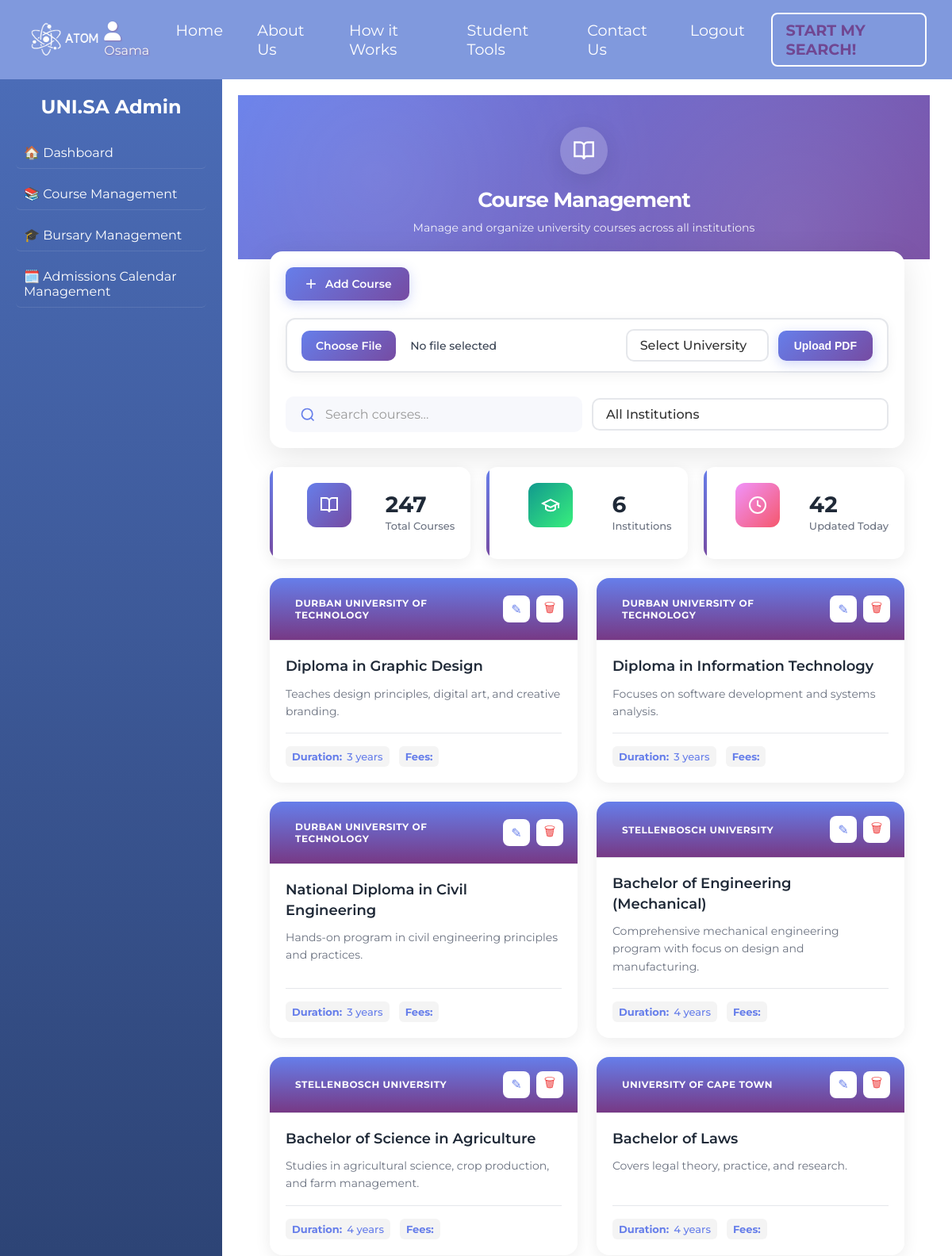
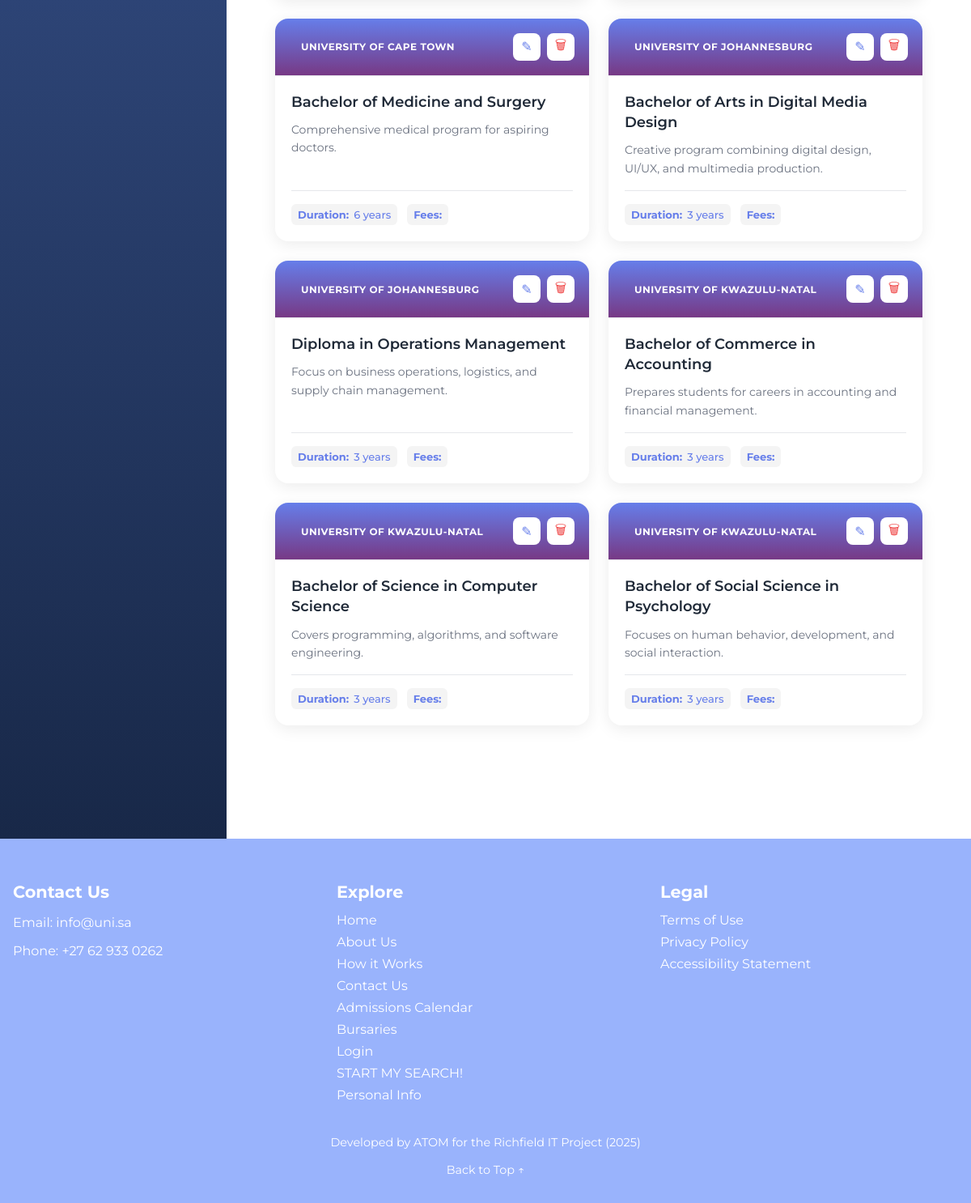
Page /courses/manage (signed in) on the committed database (2 pictures, top to bottom).
### Database/models.py (models this page shows)
class University(db.Model):
    __tablename__ = 'university'
    university_id = db.Column(db.Integer, primary_key=True)
    name = db.Column(db.String(200), unique=True, nullable=False)
    city = db.Column(db.String(100), nullable=False)
    province_state = db.Column(db.String(100), nullable=False)
    programs = db.relationship('Program', backref='university', lazy=True)

class Program(db.Model):
    __tablename__ = 'program'
    program_id = db.Column(db.Integer, primary_key=True)
    university_id = db.Column(db.Integer, db.ForeignKey('university.university_id'), nullable=False)
    program_name = db.Column(db.String(200), nullable=False)
    degree_type = db.Column(db.String(50))
    duration_years = db.Column(db.Integer)
    description = db.Column(db.Text)
    fees = db.Column(db.String(50))  # NEW: Tuition fees
    location = db.Column(db.String(100))        # NEW
    study_mode = db.Column(db.String(20))      # NEW
    __table_args__ = (db.UniqueConstraint('university_id', 'program_name', name='_program_name_uc'),)
    requirements = db.relationship('Requirement', backref='program', lazy=True)
    applications = db.relationship('Application', backref='program', lazy=True)

### routes/courses.py (the view)
@courses.route('/manage')
def manage_courses():
    universities = University.query.all()
    courses = db.session.query(Program, University)\
        .join(University)\
        .order_by(University.name, Program.program_name)\
        .all()
    course_list = []
    for program, university in courses:
        requirements = Requirement.query.filter_by(program_id=program.program_id).all()
        course_list.append({
            'id': program.program_id,
            'title': program.program_name,
            'description': program.description,
            'college': university.name,
            'college_id': university.university_id,
            'duration': f"{program.duration_years} years",
            'degree_type': program.degree_type,
            'location': program.location,
            'study_mode': program.study_mode,
            'requirements': requirements
        })
    return render_template('Admin/course_management.html',
                         courses=course_list,
                         universities=universities)

### templates/Admin/course_management.html (shortened to what this page needs)
{% extends 'Admin/admin.html' %}
{% set active_page = 'courses' %}
{% block head_extras %}
  <link rel="stylesheet" href="{{ url_for('static', filename='css/course_mangement.css') }}">
  <link rel="stylesheet" href="{{ url_for('static', filename='css/admin.css') }}">
{% endblock %}
{% block admin_content %}
<div class="course-management-wrapper">
  <div class="hero-section">
    <div class="hero-content">
      <div class="hero-icon">
        <svg xmlns="http://www.w3.org/2000/svg" width="64" height="64" viewBox="0 0 24 24" fill="none" stroke="currentColor" stroke-width="2">
          <path d="M2 3h6a4 4 0 0 1 4 4v14a3 3 0 0 0-3-3H2z"></path>
          <path d="M22 3h-6a4 4 0 0 0-4 4v14a3 3 0 0 1 3-3h7z"></path>
        </svg>
      </div>
      <h1 class="hero-title">Course Management</h1>
      <p class="hero-subtitle">Manage and organize university courses across all institutions</p>
    </div>
  </div>
  <div class="content-container">
    <div class="control-panel">
      <div class="control-left">
        <button class="btn-primary" onclick="openAddModal()">
          <svg xmlns="http://www.w3.org/2000/svg" width="20" height="20" viewBox="0 0 24 24" fill="none" stroke="currentColor" stroke-width="2">
            <line x1="12" y1="5" x2="12" y2="19"></line>
            <line x1="5" y1="12" x2="19" y2="12"></line>
          </svg>
          Add Course
        </button>
<div class="upload-section">
  <label for="pdfUpload" class="choose-file-btn">Choose File</label>
  <span class="file-name" id="fileName">No file selected</span>
  <select id="pdfUniversity" style="margin-left:10px;">
    <option value="">Select University</option>
  </select>
  <button id="uploadPDFBtn">Upload PDF</button>
</div>
      </div>
      <div class="control-right">
        <div class="search-box">
          <svg xmlns="http://www.w3.org/2000/svg" width="20" height="20" viewBox="0 0 24 24" fill="none" stroke="currentColor" stroke-width="2">
            <circle cx="11" cy="11" r="8"></circle>
            <path d="m21 21-4.35-4.35"></path>
          </svg>
          <input type="text" id="searchInput" placeholder="Search courses..." onkeyup="searchCourses()">
        </div>
        <select id="collegeFilter" class="filter-select" onchange="filterCourses()" aria-label="Filter">
          <option value="all">All Institutions</option>
        </select>
      </div>
    </div>
    <div class="stats-grid">
      <div class="stat-card stat-primary">
        <div class="stat-icon">
          <svg xmlns="http://www.w3.org/2000/svg" width="24" height="24" viewBox="0 0 24 24" fill="none" stroke="currentColor" stroke-width="2">
            <path d="M2 3h6a4 4 0 0 1 4 4v14a3 3 0 0 0-3-3H2z"></path>
            <path d="M22 3h-6a4 4 0 0 0-4 4v14a3 3 0 0 1 3-3h7z"></path>
          </svg>
        </div>
        <div class="stat-info">
          <h3 class="stat-number">247</h3>
          <p class="stat-label">Total Courses</p>
        </div>
      </div>
      <div class="stat-card stat-success">
        <div class="stat-icon">
          <svg xmlns="http://www.w3.org/2000/svg" width="24" height="24" viewBox="0 0 24 24" fill="none" stroke="currentColor" stroke-width="2">
            <path d="M22 10v6M2 10l10-5 10 5-10 5z"></path>
            <path d="M6 12v5c3 3 9 3 12 0v-5"></path>
          </svg>
        </div>
        <div class="stat-info">
          <h3 class="stat-number">6</h3>
          <p class="stat-label">Institutions</p>
        </div>
      </div>
      <div class="stat-card stat-warning">
        <div class="stat-icon">
          <svg xmlns="http://www.w3.org/2000/svg" width="24" height="24" viewBox="0 0 24 24" fill="none" stroke="currentColor" stroke-width="2">
            <circle cx="12" cy="12" r="10"></circle>
            <polyline points="12 6 12 12 16 14"></polyline>
          </svg>
        </div>
        <div class="stat-info">
          <h3 class="stat-number">42</h3>
          <p class="stat-label">Updated Today</p>
        </div>
      </div>
    </div>
    <div class="courses-grid">
      {% for course in courses %}
      <div class="course-card" data-college="{{ course.college }}">
        <div class="card-header">
          <span class="college-badge badge-{{ course.college | lower }}">{{ course.college }}</span>
          <div class="card-actions">
            <button class="btn-icon btn-edit" data-id="{{ course.id }}">✎</button>
            <button class="btn-icon btn-delete" data-id="{{ course.id }}">🗑</button>
          </div>
        </div>
        <div class="card-body">
          <h3 class="course-title">{{ course.title }}</h3>
          <p class="course-description">{{ course.description }}</p>
          <div class="course-meta">
            <div class="meta-item"><strong>Duration:</strong> {{ course.duration }}</div>
            <div class="meta-item"><strong>Fees:</strong> {{ course.fees }}</div>
          </div>
        </div>
      </div>
      {% endfor %}
    </div>
{% endblock %}

### static/styles.css (style rules this page uses)
body { font-family: 'Montserrat', sans-serif; margin: 0; padding: 0; }
.stat-icon { width: 70px; height: 70px; margin: 0 auto 20px; border-radius: 50%; display: flex; align-items: center; justify-content: center; transition: all 0.3s ease; }
.stat-number { font-size: 72px; font-weight: 800; color: #6B21A8; line-height: 1; display: inline-block; }
.stat-label { font-size: 16px; color: #4B5563; font-weight: 600; margin-top: 16px; line-height: 1.5; }

### static/css/chat.css (style rules this page uses)
:root { --atom-bg: transparent; --atom-border: rgba(255, 255, 255, 0.15); --atom-glow: rgba(173, 130, 255, 0.6); --atom-accent: #b28ef5; --atom-text: #f3f3f3; --atom-subtext: #b8b8b8; --atom-gradient: linear-gradient(135deg, #b28ef5, #8ab4f8); }

### static/css/mobile-fixes.css (style rules this page uses)
html, body { width: 100%; max-width: 100vw; overflow-x: hidden; margin: 0; padding: 0; }
input[type="text"], input[type="email"], input[type="tel"], select, textarea { -webkit-appearance: none; -moz-appearance: none; appearance: none; box-sizing: border-box !important; font-size: 16px !important; -webkit-text-size-adjust: 100%; text-size-adjust: 100%; }
body { padding-bottom: env(safe-area-inset-bottom); padding-bottom: 80px; }
* { word-wrap: break-word; overflow-wrap: break-word; }
.course-management-wrapper .hero-section { padding: 40px 16px 30px !important; margin: -20px -20px 20px -20px !important; width: 100% !important; }
.course-management-wrapper .hero-icon { width: 60px !important; height: 60px !important; margin: 0 auto 16px !important; }
.course-management-wrapper .hero-icon svg { width: 28px !important; height: 28px !important; }
.course-management-wrapper .hero-title { font-size: 26px !important; margin: 0 0 8px !important; line-height: 1.3 !important; padding: 0 10px !important; }
.course-management-wrapper .hero-subtitle { font-size: 14px !important; line-height: 1.4 !important; padding: 0 10px !important; }

### rows in the picture
University: college "DURBAN UNIVERSITY OF TECHNOLOGY" "DURBAN UNIVERSITY OF TECHNOLOGY" "DURBAN UNIVERSITY OF TECHNOLOGY"
Program: title "Diploma in Graphic Design", description "Teaches design principles, digital art, and creative branding."
Program: title "Diploma in Information Technology", description "Focuses on software development and systems analysis."
Program: title "National Diploma in Civil Engineering", description "Hands-on program in civil engineering principles and practices."
University: college "STELLENBOSCH UNIVERSITY" "STELLENBOSCH UNIVERSITY"
Program: title "Bachelor of Engineering (Mechanical)", description "Comprehensive mechanical engineering program with focus on design and manufacturing."
Program: title "Bachelor of Science in Agriculture", description "Studies in agricultural science, crop production, and farm management."
University: college "UNIVERSITY OF CAPE TOWN" "UNIVERSITY OF CAPE TOWN"
Program: title "Bachelor of Laws", description "Covers legal theory, practice, and research."
Program: title "Bachelor of Medicine and Surgery", description "Comprehensive medical program for aspiring doctors."
University: college "UNIVERSITY OF JOHANNESBURG" "UNIVERSITY OF JOHANNESBURG"
Program: title "Bachelor of Arts in Digital Media Design", description "Creative program combining digital design, UI/UX, and multimedia production."
Program: title "Diploma in Operations Management", description "Focus on business operations, logistics, and supply chain management."
University: college "UNIVERSITY OF KWAZULU-NATAL" "UNIVERSITY OF KWAZULU-NATAL" "UNIVERSITY OF KWAZULU-NATAL"
Program: title "Bachelor of Commerce in Accounting", description "Prepares students for careers in accounting and financial management."
Program: title "Bachelor of Science in Computer Science", description "Covers programming, algorithms, and software engineering."
Program: title "Bachelor of Social Science in Psychology", description "Focuses on human behavior, development, and social interaction."

### other values in the picture
{{ session.get('name') }} "Osama"
{{ course.duration }} "3 years" "3 years" "3 years" "4 years" "4 years" "4 years" "6 years" "3 years" "3 years" "3 years" "3 years" "3 years"
